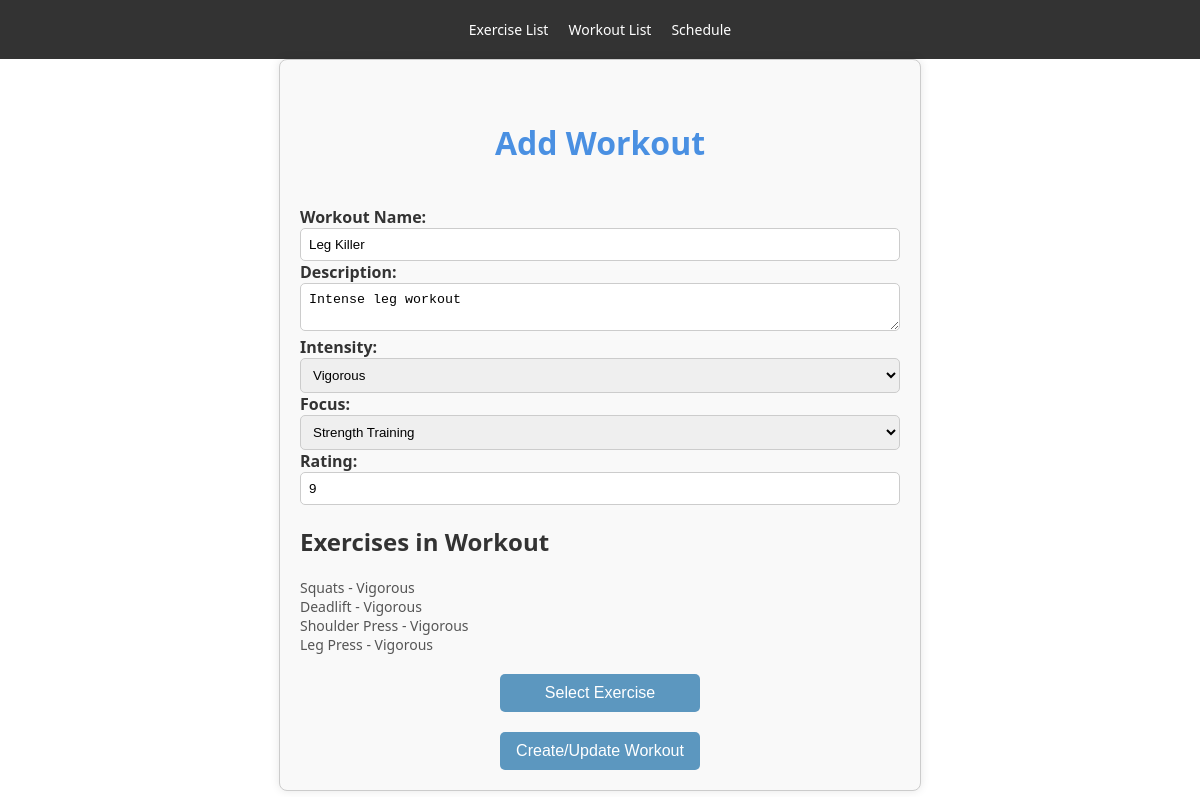
/workout/3, run on the app's committed database.
### tables this page shows
CREATE TABLE Workout (
    workout_id INTEGER PRIMARY KEY,
    name TEXT,
    description TEXT,
    rating INTEGER CHECK (rating >= 1 AND rating <= 10),
    focus TEXT CHECK (focus IN ('Strength Training', 'Cardiovascular Health', 'Weight Loss', 'Flexibility', 'Balance and Coordination', 'Endurance Training', 'High-Intensity Interval Training (HIIT)', 'Muscle Toning', 'Core Strengthening', 'Functional Fitness', 'Rehabilitation and Recovery', 'Sports Specific Training', 'Bodybuilding', 'Circuit Training', 'Mind-Body Wellness')),
    intensity TEXT CHECK (intensity IN ('Light', 'Moderate', 'Vigorous'))
);

CREATE TABLE Exercise (
    exercise_id INTEGER PRIMARY KEY,
    name TEXT,
    exercise_detail_id INTEGER,
    rating INTEGER CHECK (rating >= 1 AND rating <= 10),
    intensity TEXT CHECK (intensity IN ('Light', 'Moderate', 'Vigorous')),
    muscle_group TEXT CHECK (muscle_group IN ('Chest', 'Back', 'Shoulders', 'Arms', 'Abdominals', 'Lower Back', 'Hips', 'Thighs', 'Legs', 'Adductors and Abductors')),
    description TEXT,
    FOREIGN KEY (exercise_detail_id) REFERENCES Exercise_Detail(exercise_detail_id)
);

### app.py (the view, shortened to what this page needs)
@app.route('/workout', defaults={'workout_id': None})
@app.route('/workout/<int:workout_id>', methods=['GET', 'POST'])
def workout(workout_id):
    db = get_db()
    if request.method == 'GET':
        if workout_id is not None:
            workout = db.execute("SELECT * FROM Workout WHERE workout_id = ?", (workout_id,)).fetchone()
            if workout:
                workout_exercises = db.execute("""
                    SELECT e.*
                    FROM Exercise e
                    JOIN Exercise_In_Workout eiw ON e.exercise_id = eiw.exercise_id
                    WHERE eiw.workout_id = ?
                """, (workout_id,)).fetchall()
                return render_template('add-workout.html', workout=workout, workout_id=workout_id, exercises=workout_exercises)
            else:
                return redirect(url_for('workout'))
        return render_template('add-workout.html', workout=None, workout_id=None)

### app.py (called while the page is built)
def get_db():
    if 'sqlite_db' not in g:
        g.sqlite_db = sqlite3.connect(DATABASE)
        g.sqlite_db.row_factory = sqlite3.Row
    return g.sqlite_db

### templates/add-workout.html (shortened to what this page needs)
<!DOCTYPE html>
<html lang="en">
<head>
    <link rel="stylesheet" href="{{ url_for('static', filename='styles.css') }}">
</head>
<body>
    <header>
        <nav>
            <ul>
                <li><a href="{{ url_for('exercise_list') }}">Exercise List</a></li>
                <li><a href="{{ url_for('workout_list') }}">Workout List</a></li>
                <li><a href="{{ url_for('schedule') }}">Schedule</a></li>
            </ul>
        </nav>
    </header>
    <form id="workout-form" action="{{ url_for('submit_workout') }}" method="POST">
    <div class="form-container">
        <h1>Add Workout</h1>
        <label for="name">Workout Name:</label>
        <input type="text" id="name" name="name" value="{{ workout.name }}" required>
        <label for="description">Description:</label>
        <textarea id="description" name="description">{{ workout.description }}</textarea>
        <label for="intensity">Intensity:</label>
        <select id="intensity" name="intensity" required>
            <option value="Vigorous" {% if workout.intensity == 'Vigorous' %} selected {% endif %}>Vigorous</option>
        </select>
        <label for="focus">Focus:</label>
        <select id="focus" name="focus" required>
            <option value="Strength Training" {% if workout.focus == 'Strength Training' %} selected {% endif %}>Strength Training</option>
        </select>
        <label for="rating">Rating:</label>
        <input type="number" id="rating" name="rating" min="1" max="10" value="{{ workout.rating }}" required>
        <div id="existing-exercise-container">
            {% if exercises %}
            <h2>Exercises in Workout</h2>
            <ul>
            {% for exercise in exercises %}
                <li>{{ exercise.name }} - {{ exercise.intensity }}</li>
            {% endfor %}
            </ul>
            {% endif %}
        </div>
<button id="select-exercise-button" type="button">Select Exercise</button>
<button type="submit">Create/Update Workout</button>
    </div>
    </form>
</body>
</html>

### static/styles.css (style rules this page uses)
body { font-family: 'Segoe UI', Tahoma, Geneva, Verdana, sans-serif; margin: 0; padding: 0; background-color: #ffffff; color: #333; height: 100vh; }
h1 { color: #4a90e2; text-align: center; padding: 20px 0; }
ul { list-style-type: none; padding: 0; }
li { font-size: 14px; color: #555; }
.form-container { width: 80%; max-width: 600px; margin: 0 auto; padding: 20px; border: 1px solid #ccc; border-radius: 8px; background-color: #f9f9f9; box-shadow: 0 0 10px rgba(0, 0, 0, 0.1); }
.form-container label { font-weight: bold; }
.form-container input, .form-container select, .form-container textarea { width: 100%; padding: 8px; border: 1px solid #ccc; border-radius: 5px; box-sizing: border-box; }
.form-container button { display: block; width: 200px; margin: 20px auto 0; padding: 10px; font-size: 16px; color: #fff; background-color: #5c97bf; border: none; border-radius: 5px; cursor: pointer; text-align: center; text-decoration: none; }
button, .btn { padding: 8px 15px; margin-right: 5px; font-size: 14px; color: #fff; background-color: #5c97bf; border: none; border-radius: 5px; cursor: pointer; }
nav { background: #333; color: #fff; padding: 20px 0; text-align: center; }
nav ul { padding: 0; margin: 0; display: flex; justify-content: center; }
nav ul li { display: inline-block; margin-right: 20px; }
nav ul li:last-child { margin-right: 0; }
nav ul li a { color: #fff; text-decoration: none; }
.input[type="text"], textarea { border: 1px solid #ccc; border-radius: 4px; }

### data on the page
Workout: name "Leg Killer", description "Intense leg workout", intensity "Vigorous", focus "Strength Training", rating "9"
Exercise: name "Squats", intensity "Vigorous"
Exercise: name "Deadlift", intensity "Vigorous"
Exercise: name "Shoulder Press", intensity "Vigorous"
Exercise: name "Leg Press", intensity "Vigorous"
